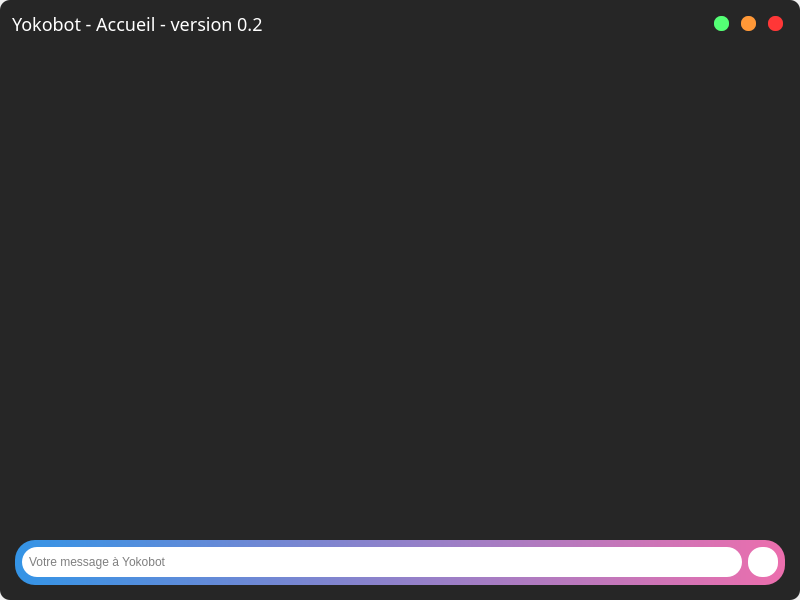
<?xml version="1.0" encoding="UTF-8"?>
<ui version="4.0">
 <class>MainWindow</class>
 <widget class="QMainWindow" name="MainWindow">
  <property name="geometry">
   <rect>
    <x>0</x>
    <y>0</y>
    <width>800</width>
    <height>600</height>
   </rect>
  </property>
  <property name="windowTitle">
   <string>MainWindow</string>
  </property>
  <widget class="QWidget" name="centralwidget">
   <property name="minimumSize">
    <size>
     <width>800</width>
     <height>600</height>
    </size>
   </property>
   <layout class="QHBoxLayout" name="horizontalLayout">
    <property name="leftMargin">
     <number>0</number>
    </property>
    <property name="topMargin">
     <number>0</number>
    </property>
    <property name="rightMargin">
     <number>0</number>
    </property>
    <property name="bottomMargin">
     <number>0</number>
    </property>
    <item>
     <widget class="QFrame" name="frame">
      <property name="styleSheet">
       <string notr="true">*{
	background: rgb(38, 38, 38);
	border-radius: 10px;
}</string>
      </property>
      <property name="frameShape">
       <enum>QFrame::StyledPanel</enum>
      </property>
      <property name="frameShadow">
       <enum>QFrame::Raised</enum>
      </property>
      <layout class="QVBoxLayout" name="verticalLayout">
       <property name="leftMargin">
        <number>6</number>
       </property>
       <property name="topMargin">
        <number>6</number>
       </property>
       <property name="rightMargin">
        <number>6</number>
       </property>
       <property name="bottomMargin">
        <number>6</number>
       </property>
       <item>
        <widget class="QFrame" name="titleBar">
         <property name="maximumSize">
          <size>
           <width>16777215</width>
           <height>35</height>
          </size>
         </property>
         <property name="styleSheet">
          <string notr="true"/>
         </property>
         <property name="frameShape">
          <enum>QFrame::StyledPanel</enum>
         </property>
         <property name="frameShadow">
          <enum>QFrame::Raised</enum>
         </property>
         <layout class="QHBoxLayout" name="horizontalLayout_2">
          <property name="leftMargin">
           <number>0</number>
          </property>
          <property name="topMargin">
           <number>0</number>
          </property>
          <property name="rightMargin">
           <number>0</number>
          </property>
          <property name="bottomMargin">
           <number>0</number>
          </property>
          <item>
           <widget class="QFrame" name="titleLabel">
            <property name="frameShape">
             <enum>QFrame::StyledPanel</enum>
            </property>
            <property name="frameShadow">
             <enum>QFrame::Raised</enum>
            </property>
            <layout class="QHBoxLayout" name="horizontalLayout_4">
             <property name="leftMargin">
              <number>6</number>
             </property>
             <property name="topMargin">
              <number>6</number>
             </property>
             <property name="rightMargin">
              <number>6</number>
             </property>
             <property name="bottomMargin">
              <number>6</number>
             </property>
             <item>
              <widget class="QLabel" name="label">
               <property name="styleSheet">
                <string notr="true">*{
	color: white;
	font-size: 18px;
	font-family: Noto Sans;
}</string>
               </property>
               <property name="text">
                <string>Yokobot - Accueil - version 0.2</string>
               </property>
              </widget>
             </item>
            </layout>
           </widget>
          </item>
          <item>
           <widget class="QFrame" name="buttonsFrame">
            <property name="maximumSize">
             <size>
              <width>90</width>
              <height>16777215</height>
             </size>
            </property>
            <property name="frameShape">
             <enum>QFrame::StyledPanel</enum>
            </property>
            <property name="frameShadow">
             <enum>QFrame::Raised</enum>
            </property>
            <layout class="QHBoxLayout" name="horizontalLayout_3">
             <property name="leftMargin">
              <number>4</number>
             </property>
             <property name="topMargin">
              <number>2</number>
             </property>
             <property name="rightMargin">
              <number>4</number>
             </property>
             <property name="bottomMargin">
              <number>2</number>
             </property>
             <item>
              <widget class="QPushButton" name="minimizeButton">
               <property name="maximumSize">
                <size>
                 <width>15</width>
                 <height>15</height>
                </size>
               </property>
               <property name="styleSheet">
                <string notr="true">*{
	background: rgb(84, 255, 117);
	border: none;
	border-radius: 7px;
}</string>
               </property>
               <property name="text">
                <string/>
               </property>
              </widget>
             </item>
             <item>
              <widget class="QPushButton" name="maximizeButton">
               <property name="maximumSize">
                <size>
                 <width>15</width>
                 <height>15</height>
                </size>
               </property>
               <property name="styleSheet">
                <string notr="true">*{
	background: rgb(255, 152, 55);
	border: none;
	border-radius: 7px;
}</string>
               </property>
               <property name="text">
                <string/>
               </property>
              </widget>
             </item>
             <item>
              <widget class="QPushButton" name="exitButton">
               <property name="maximumSize">
                <size>
                 <width>15</width>
                 <height>15</height>
                </size>
               </property>
               <property name="styleSheet">
                <string notr="true">*{
	background: rgb(255, 55, 55);
	border: none;
	border-radius: 7px;
}</string>
               </property>
               <property name="text">
                <string/>
               </property>
              </widget>
             </item>
            </layout>
           </widget>
          </item>
         </layout>
        </widget>
       </item>
       <item>
        <widget class="QFrame" name="contenu">
         <property name="styleSheet">
          <string notr="true"/>
         </property>
         <property name="frameShape">
          <enum>QFrame::StyledPanel</enum>
         </property>
         <property name="frameShadow">
          <enum>QFrame::Raised</enum>
         </property>
         <layout class="QVBoxLayout" name="verticalLayout_2">
          <item>
           <widget class="QScrollArea" name="scrollArea">
            <property name="maximumSize">
             <size>
              <width>16777215</width>
              <height>16777215</height>
             </size>
            </property>
            <property name="styleSheet">
             <string notr="true">QScrollBar:vertical{
	width: 15px;
	border-radius: 7px;
	border: none;
	border-radius: 20px;
	margin: 15px 0 15px 0;
	background: rgb(63, 63, 63);
}

QScrollBar::handle:vertical{
	background: rgb(228, 112, 176);
	border-radius: 7px;
}

QScrollBar::handle:vertical:hover{
	background: rgb(162, 79, 126);
}

QScrollBar::sub-line:vertical{
	background: rgb(228, 112, 176);
	height: 15px;
	border-top-left-radius: 7px;
	border-top-right-radius: 7px;
	subcontrol-position: top;
	subcontrol-origin: margin;
}

QScrollBar::sub-line:vertical:hover{
	background: rgb(162, 79, 126);
}

QScrollBar::add-line:vertical{
	background: rgb(228, 112, 176);
	height: 15px;
	border-bottom-left-radius: 7px;
	border-bottom-right-radius: 7px;
	subcontrol-position: bottom;
	subcontrol-origin: margin;
}

QScrollBar::add-line:vertical:hover{
	background: rgb(162, 79, 126);
}

QScrollBar::up-arrow:vertical, QScrollBar::down-arrow:vertical{
	background: none;
}

QScrollBar::add-page:vertical, QScrollBar::sub-page:vertical{
	background: none;
}

</string>
            </property>
            <property name="widgetResizable">
             <bool>true</bool>
            </property>
            <widget class="QWidget" name="scrollAreaWidgetContents">
             <property name="geometry">
              <rect>
               <x>0</x>
               <y>0</y>
               <width>770</width>
               <height>478</height>
              </rect>
             </property>
             <layout class="QVBoxLayout" name="verticalLayout_3"/>
            </widget>
           </widget>
          </item>
          <item>
           <widget class="QFrame" name="frame_2">
            <property name="minimumSize">
             <size>
              <width>0</width>
              <height>45</height>
             </size>
            </property>
            <property name="maximumSize">
             <size>
              <width>16777215</width>
              <height>45</height>
             </size>
            </property>
            <property name="styleSheet">
             <string notr="true">*{
	border-radius: 20px;
	background-color: qlineargradient(spread:pad, x1:0, y1:1, x2:1, y2:1, stop:0 rgba(52, 148, 230, 255), stop:1 rgba(236, 110, 173, 255));
}</string>
            </property>
            <property name="frameShape">
             <enum>QFrame::StyledPanel</enum>
            </property>
            <property name="frameShadow">
             <enum>QFrame::Raised</enum>
            </property>
            <layout class="QHBoxLayout" name="horizontalLayout_5">
             <property name="leftMargin">
              <number>7</number>
             </property>
             <property name="topMargin">
              <number>2</number>
             </property>
             <property name="rightMargin">
              <number>7</number>
             </property>
             <property name="bottomMargin">
              <number>2</number>
             </property>
             <item>
              <widget class="QLineEdit" name="lineEdit">
               <property name="minimumSize">
                <size>
                 <width>0</width>
                 <height>30</height>
                </size>
               </property>
               <property name="styleSheet">
                <string notr="true">*{
	background: white;
	border-radius: 15px;
	padding: 5px;
}</string>
               </property>
               <property name="placeholderText">
                <string>Votre message à Yokobot</string>
               </property>
              </widget>
             </item>
             <item>
              <widget class="QPushButton" name="pushButton">
               <property name="minimumSize">
                <size>
                 <width>30</width>
                 <height>30</height>
                </size>
               </property>
               <property name="maximumSize">
                <size>
                 <width>30</width>
                 <height>30</height>
                </size>
               </property>
               <property name="styleSheet">
                <string notr="true">*{
	background-color: white;
	padding: 20px;
	border-radius: 14px;
}</string>
               </property>
               <property name="text">
                <string/>
               </property>
               <property name="icon">
                <iconset resource="icon_butotn.qrc">
                 <normaloff>:/icon/icons/send-solid-24.png</normaloff>:/icon/icons/send-solid-24.png</iconset>
               </property>
               <property name="iconSize">
                <size>
                 <width>24</width>
                 <height>24</height>
                </size>
               </property>
              </widget>
             </item>
            </layout>
           </widget>
          </item>
         </layout>
        </widget>
       </item>
      </layout>
     </widget>
    </item>
   </layout>
  </widget>
 </widget>
 <resources>
  <include location="icon_butotn.qrc"/>
 </resources>
 <connections/>
</ui>
